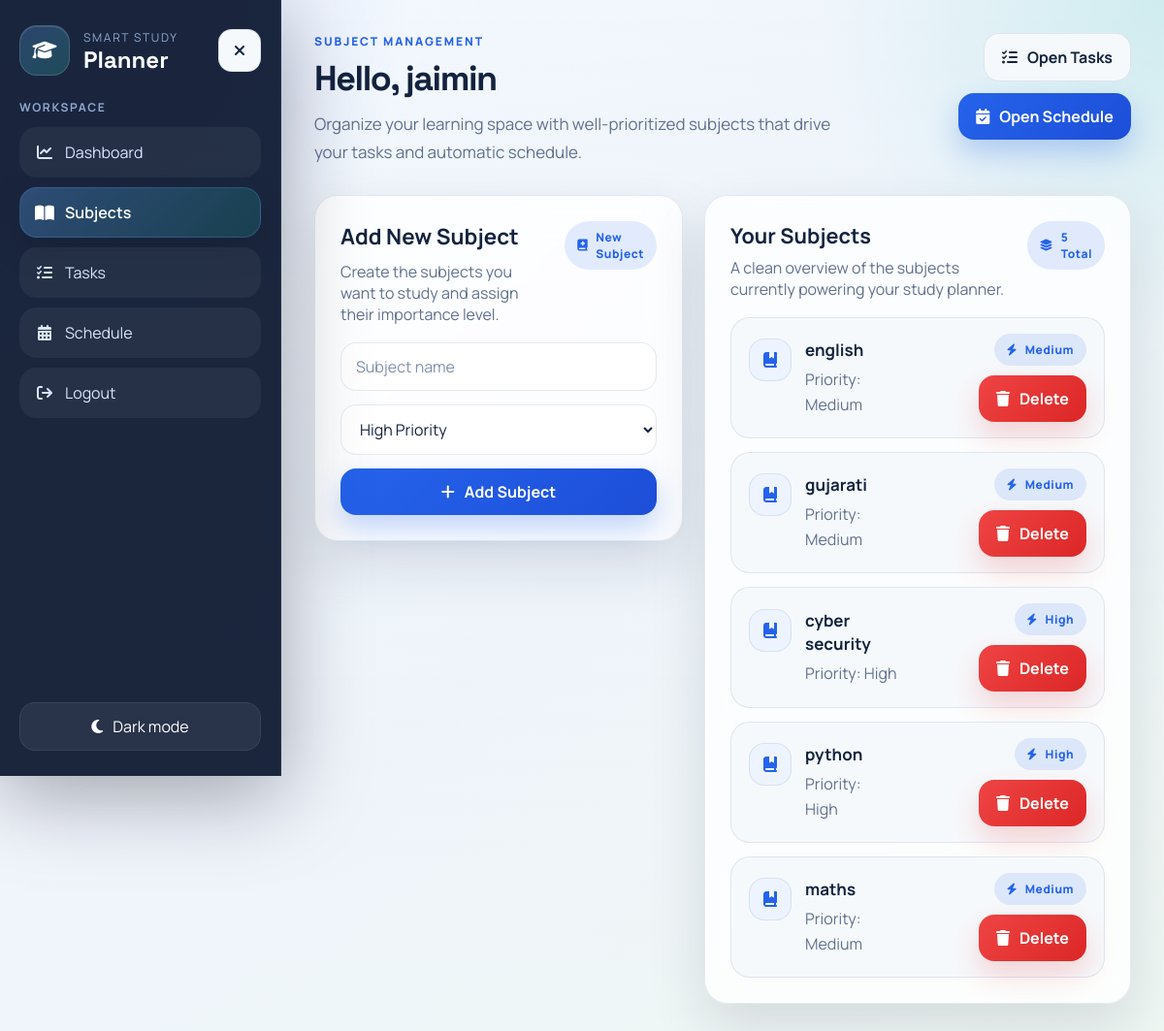
The page /subjects (signed in) on the database its author committed.
### tables this page shows
CREATE TABLE subjects(
            id INTEGER PRIMARY KEY AUTOINCREMENT,
            user_id INTEGER NOT NULL,
            name TEXT NOT NULL,
            priority TEXT NOT NULL,
            created_at TIMESTAMP DEFAULT CURRENT_TIMESTAMP,
            FOREIGN KEY (user_id) REFERENCES users (id)
        );

### app.py (the view, shortened to what this page needs)
@app.route("/subjects", methods=["GET", "POST"])
@login_required
def subjects():
    error = None
    conn = get_db_connection()
    subject_list = conn.execute(
        """
        SELECT id, name, priority
        FROM subjects
        WHERE user_id = ?
        ORDER BY id DESC
        """,
        (session["user_id"],),
    ).fetchall()
    conn.close()
    return render_template(
        "subjects.html",
        subjects=subject_list,
        error=error,
        user_name=session.get("user_name", "Student"),
    )

### app.py (called while the page is built)
def get_db_connection():
    conn = sqlite3.connect(DATABASE)
    conn.row_factory = sqlite3.Row
    conn.execute("PRAGMA foreign_keys = ON")
    return conn

def login_required(route_function):
    @wraps(route_function)
    def wrapper(*args, **kwargs):
        if "user_id" not in session:
            return redirect(url_for("login"))
        return route_function(*args, **kwargs)
    return wrapper

### templates/subjects.html (shortened to what this page needs)
<!DOCTYPE html>
<html lang="en">
<head>
<link rel="stylesheet" href="https://cdnjs.cloudflare.com/ajax/libs/font-awesome/6.5.2/css/all.min.css">
<link rel="stylesheet" href="{{ url_for('static', filename='css/style.css') }}">
</head>
<body class="page-shell page-subjects">
<div class="container">
<aside class="sidebar" id="appSidebar">
<div class="sidebar-top">
<a class="brand" href="{{ url_for('dashboard') }}">
<span class="brand-mark"><i class="fa-solid fa-graduation-cap"></i></span>
<span class="brand-copy">
<span class="brand-eyebrow">Smart Study</span>
<strong>Planner</strong>
</span>
</a>
<button type="button" class="icon-btn sidebar-close" data-sidebar-close aria-label="Close menu">
<i class="fa-solid fa-xmark"></i>
</button>
</div>
<div class="sidebar-section">
<p class="sidebar-label">Workspace</p>
<nav class="sidebar-nav">
<a class="nav-link" href="{{ url_for('dashboard') }}"><i class="fa-solid fa-chart-line"></i><span>Dashboard</span></a>
<a class="nav-link active" href="{{ url_for('subjects') }}"><i class="fa-solid fa-book-open"></i><span>Subjects</span></a>
<a class="nav-link" href="{{ url_for('tasks') }}"><i class="fa-solid fa-list-check"></i><span>Tasks</span></a>
<a class="nav-link" href="{{ url_for('schedule') }}"><i class="fa-solid fa-calendar-days"></i><span>Schedule</span></a>
<a class="nav-link" href="{{ url_for('logout') }}"><i class="fa-solid fa-arrow-right-from-bracket"></i><span>Logout</span></a>
</nav>
</div>
<div class="sidebar-footer">
<button type="button" class="theme-toggle" data-theme-toggle aria-label="Toggle color theme">
<i class="fa-solid fa-moon"></i>
<span>Dark mode</span>
</button>
</div>
</aside>
<main class="main">
<div class="page-header">
<div class="page-header-main">
<div class="header-tools">
<p class="eyebrow">Subject Management</p>
</div>
<h1>Hello, {{ user_name }}</h1>
<p class="page-subtitle">Organize your learning space with well-prioritized subjects that drive your tasks and automatic schedule.</p>
</div>
<div class="header-actions">
<a class="secondary-btn" href="{{ url_for('tasks') }}"><i class="fa-solid fa-list-check"></i><span>Open Tasks</span></a>
<a class="primary-btn" href="{{ url_for('schedule') }}"><i class="fa-solid fa-calendar-check"></i><span>Open Schedule</span></a>
</div>
</div>
<div class="subject-layout">
<div class="panel form-panel">
<div class="panel-head">
<div class="panel-title-wrap">
<h3>Add New Subject</h3>
<p>Create the subjects you want to study and assign their importance level.</p>
</div>
<span class="badge"><i class="fa-solid fa-book-medical"></i><span>New Subject</span></span>
</div>
<form method="POST" class="subject-form">
<input type="text" name="name" placeholder="Subject name" minlength="2" maxlength="50" value="{{ request.form.get('name', '') }}" required>
<select name="priority" required>
<option value="High" {% if request.form.get('priority') == 'High' %}selected{% endif %}>High Priority</option>
</select>
<button type="submit" class="primary-btn"><i class="fa-solid fa-plus"></i><span>Add Subject</span></button>
</form>
</div>
<div class="panel">
<div class="panel-head">
<div class="panel-title-wrap">
<h3>Your Subjects</h3>
<p>A clean overview of the subjects currently powering your study planner.</p>
</div>
<span class="badge"><i class="fa-solid fa-layer-group"></i><span>{{ subjects|length }} Total</span></span>
</div>
{% if subjects %}
<div class="list">
{% for subject in subjects %}
<div class="list-item">
<div class="list-item-body">
<span class="list-item-icon accent-purple"><i class="fa-solid fa-book-bookmark"></i></span>
<div>
<strong>{{ subject["name"] }}</strong>
<p>Priority: {{ subject["priority"] }}</p>
</div>
</div>
<div class="task-row-actions">
<span class="badge"><i class="fa-solid fa-bolt"></i><span>{{ subject["priority"] }}</span></span>
<form method="POST" action="{{ url_for('delete_subject', subject_id=subject['id']) }}">
<button type="submit" class="danger-btn"><i class="fa-solid fa-trash"></i><span>Delete</span></button>
</form>
</div>
</div>
{% endfor %}
</div>
{% else %}
<p class="empty-state">You have not added any subjects yet. Add one to start building a more organized study flow.</p>
{% endif %}
</div>
</div>
</main>
</div>
</body>
</html>

### rows shown on the page
subjects: name "english", priority "Medium"
subjects: name "gujarati", priority "Medium"
subjects: name "cyber security", priority "High"
subjects: name "python", priority "High"
subjects: name "maths", priority "Medium"

### other values the page prints
{{ user_name }} "jaimin"
{{ subjects|length }} "5"
